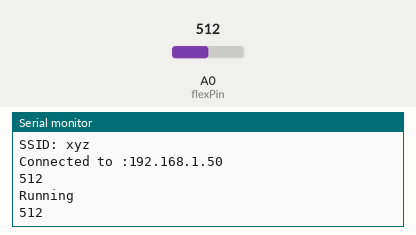
Recording of a sketch running on a simulated ESP8266 (NodeMCU). Shown: the last lines printed to the serial monitor. The test bench sets the inputs (shaded band); at power-on: A0 (flexPin) = 512. WiFi joins after 1.5 s; servers stay silent unless stated; uploads are accepted with an empty reply.

Above: at 2.7 s.
2.8 s: A0 (flexPin) set to 989
At 2.8 s:
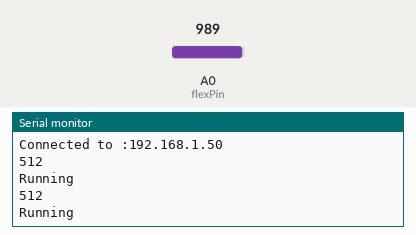
4.3 s: A0 (flexPin) set to 1015
At 4.8 s:
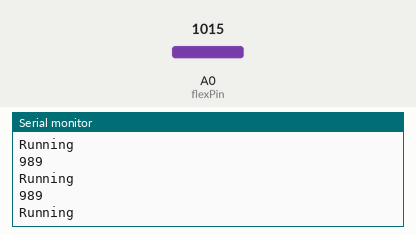
Timing chart, 0 to 7.3 s (numbered marks = the images above; inputs shaded):
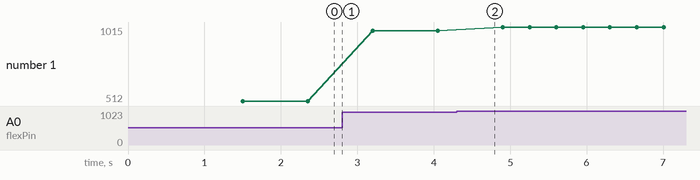

The sketch:

Tuli.ino
```cpp
#include <ESP8266WiFi.h>
#include <WiFiClient.h>
#include <ESP8266WebServer.h>
#include <ESP8266mDNS.h>
#include <ESP8266HTTPClient.h>

HTTPClient http;
ESP8266WebServer server(80);

const int flexPin = A0;
int value;
const String url = "http://192.168.43.53/Tuli/html/sensor.php?id=";
const char* ssid = "xyz";
const char* password = "098765432100";

void setup() {
  Serial.begin(115200);
  WiFi.begin(ssid,password);
  Serial.println("");
  while(WiFi.status() !=WL_CONNECTED){
    delay(500);
    Serial.print(".");
  }
  Serial.println("");
  Serial.print("SSID: ");
  Serial.println(ssid);
  Serial.print("Connected to :");
  Serial.println(WiFi.localIP());

  // server.on("/",[](){
  //   server.send(200, "text/html",homePage);
  // });

  // server.on("/url", handleRoot);


  server.begin();

}

void loop() {
  value = analogRead(flexPin);
  Serial.println(value);

  server.handleClient();
  delay(150);
  if(value<1000){
    http.begin(url + "2");
    int httpCode = http.GET();
    String payload = http.getString();
    Serial.println(payload);
    http.end();
    Serial.println("Running");
    delay(500);
  }else{
    http.begin(url + "0");
    int httpCode = http.GET();
    String payload = http.getString();
    Serial.println(payload);
    http.end();
    Serial.println("Stop");
  }
}
```

Measured:
- plotted number 1: 512 → 989 after the input at 2.8 s, 989 → 1015 after the input at 4.3 s
